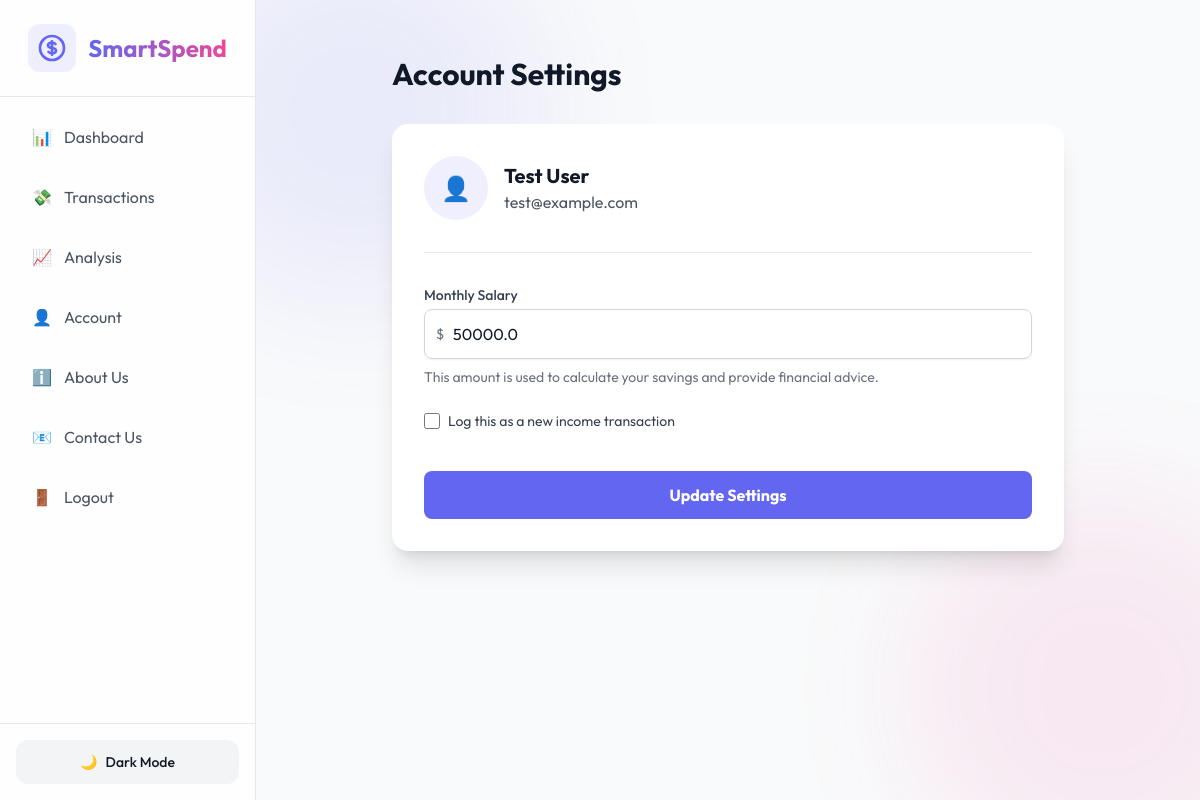
Page /settings/account (signed in) on the committed database.
### app/models.py (models this page shows, shortened)
class User(UserMixin, db.Model):
    id = db.Column(db.Integer, primary_key=True)
    name = db.Column(db.String(100))
    email = db.Column(db.String(120), unique=True, index=True)
    password_hash = db.Column(db.String(128))
    salary = db.Column(db.Float, default=0.0)
    created_at = db.Column(db.DateTime, default=datetime.utcnow)
    expenses = db.relationship('Expense', backref='user', lazy='dynamic')

### app/routes/settings_routes.py (the view, shortened to what this page needs)
@settings_bp.route('/account', methods=['GET', 'POST'])
@login_required
def account():
    return render_template('settings/account.html')

### app/models.py (called while the page is built)
@login_manager.user_loader
def load_user(user_id):
    return User.query.get(int(user_id))

### app/templates/settings/account.html (shortened to what this page needs)
{% extends "base.html" %}
{% block content %}
<div class="container mx-auto px-4 py-8">
    <div class="max-w-2xl mx-auto">
        <h1 class="text-3xl font-bold text-gray-900 dark:text-white mb-8">Account Settings</h1>
        <div class="bg-white dark:bg-gray-800 rounded-2xl shadow-xl overflow-hidden">
            <div class="p-8 space-y-8">
                <div class="flex items-center space-x-4 pb-8 border-b border-gray-200 dark:border-gray-700">
                    <div class="h-16 w-16 rounded-full bg-primary/10 flex items-center justify-center text-2xl">
                        👤
                    </div>
                    <div>
                        <h2 class="text-xl font-bold text-gray-900 dark:text-white">{{ current_user.name }}</h2>
                        <p class="text-gray-600 dark:text-gray-400">{{ current_user.email }}</p>
                    </div>
                </div>
                <form method="POST" action="{{ url_for('settings.account') }}" class="space-y-6">
                    <div>
                        <label for="salary" class="block text-sm font-medium text-gray-700 dark:text-gray-300 mb-1">
                            Monthly Salary
                        </label>
                        <div class="relative rounded-md shadow-sm">
                            <div class="absolute inset-y-0 left-0 pl-3 flex items-center pointer-events-none">
                                <span class="text-gray-500 sm:text-sm">$</span>
                            </div>
                            <input type="number" name="salary" id="salary" step="0.01" min="0" required
                                value="{{ current_user.salary }}"
                                class="w-full pl-7 pr-4 py-3 rounded-lg border border-gray-300 dark:border-gray-600 focus:ring-2 focus:ring-primary focus:border-transparent bg-white dark:bg-gray-700 text-gray-900 dark:text-white transition">
                        </div>
                        <p class="mt-2 text-sm text-gray-500 dark:text-gray-400">
                            This amount is used to calculate your savings and provide financial advice.
                        </p>
                    </div>
                    <div class="flex items-center">
                        <input type="checkbox" name="log_transaction" id="log_transaction"
                            class="h-4 w-4 text-primary focus:ring-primary border-gray-300 rounded">
                        <label for="log_transaction" class="ml-2 block text-sm text-gray-700 dark:text-gray-300">
                            Log this as a new income transaction
                        </label>
                    </div>
                    <div class="pt-4">
                        <button type="submit"
                            class="w-full bg-primary hover:bg-indigo-700 text-white font-bold py-3 px-4 rounded-lg transition duration-200 transform hover:scale-[1.02]">
                            Update Settings
                        </button>
                    </div>
                </form>
            </div>
        </div>
    </div>
</div>
{% endblock %}

### rows in the picture
User: name "Test User", email "test@example.com", salary "50000.0"
